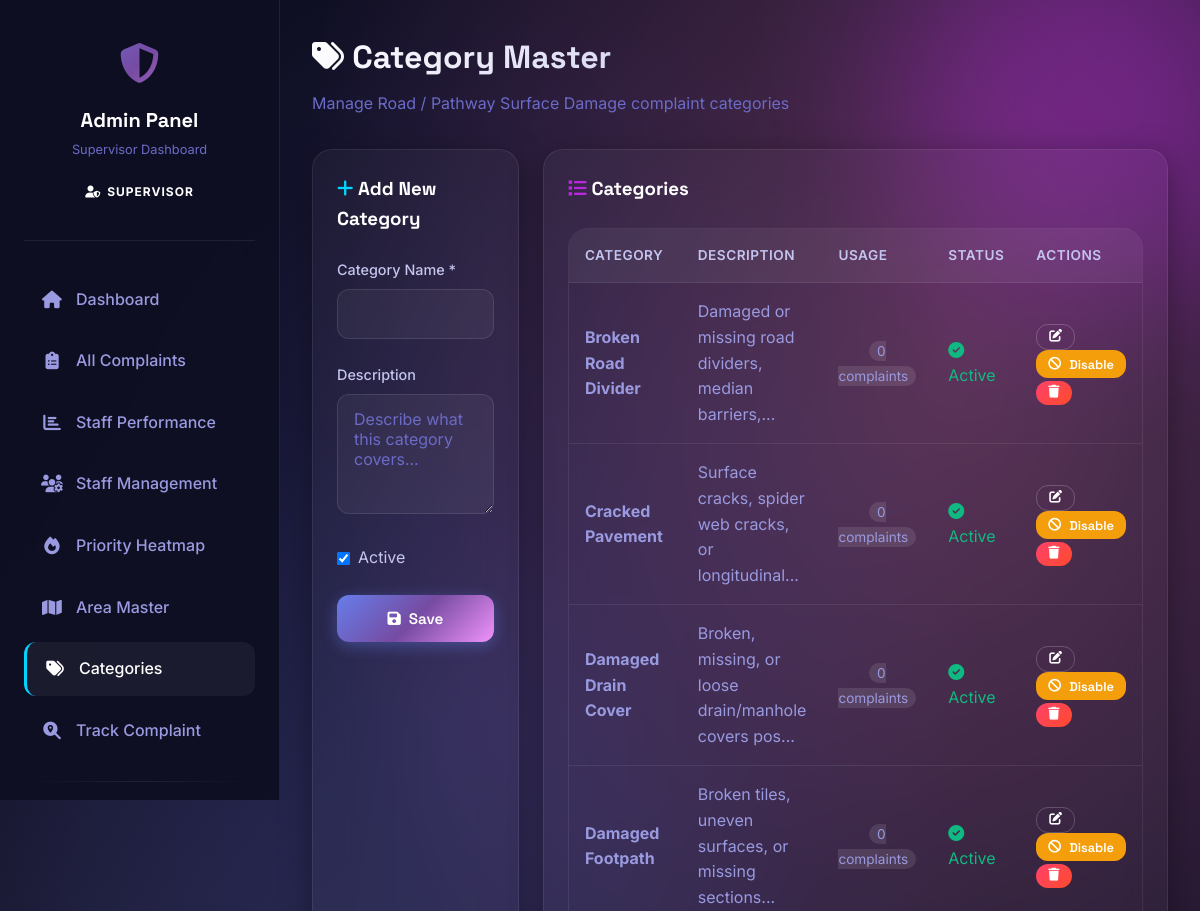
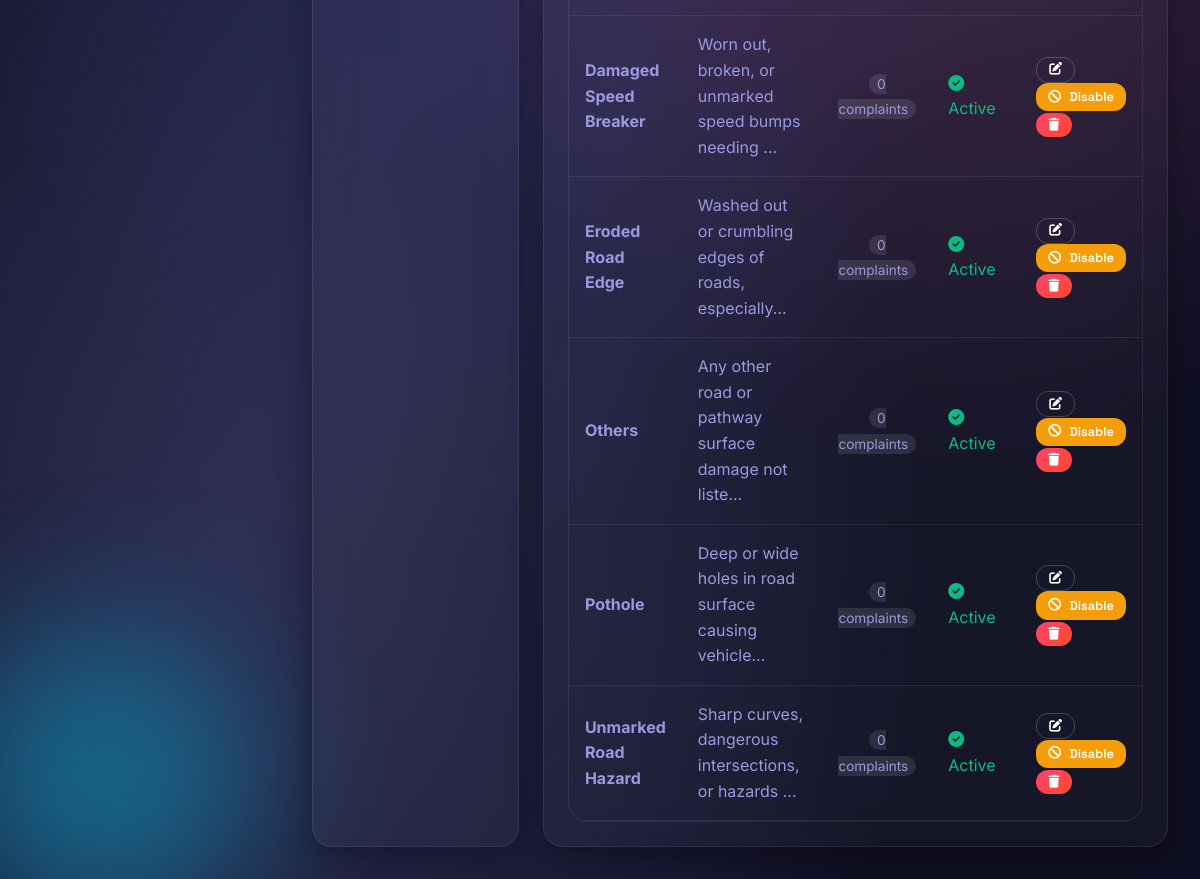
/category_master.php (signed in), run on the app's committed database (2 pictures, top to bottom).
### tables this page shows
CREATE TABLE complaint_categories (
    category_id INT AUTO_INCREMENT PRIMARY KEY,
    category_name VARCHAR(100) NOT NULL,
    description TEXT,
    is_active TINYINT(1) DEFAULT 1,
    created_at DATETIME DEFAULT CURRENT_TIMESTAMP,
    INDEX idx_active (is_active)
);

### category_master.php (the view, shortened to what this page needs)
<?php
require_once("config.php");
$categories = $conn->query("SELECT * FROM complaint_categories ORDER BY is_active DESC, category_name");
$usage = [];
$editCategory = null;
?>
<!DOCTYPE html>
<html lang="en">
<head>
    <link rel="stylesheet" href="assets/style.css">
    <link rel="stylesheet" href="https://cdnjs.cloudflare.com/ajax/libs/font-awesome/6.4.0/css/all.min.css">
</head>
<body>
    <div class="animated-bg"></div>
    <div class="orb orb-1"></div>
    <div class="orb orb-2"></div>
    <aside class="sidebar-premium">
        <div class="sidebar-header">
            <div class="sidebar-logo"><i class="fas fa-shield-alt"></i></div>
            <h2 class="sidebar-title">Admin Panel</h2>
            <p class="sidebar-subtitle">Supervisor Dashboard</p>
            <span class="role-badge role-supervisor" style="margin-top: 1rem;">
                <i class="fas fa-user-shield"></i> Supervisor
            </span>
        </div>
        <nav>
            <ul class="nav-menu">
                <li class="nav-item"><a href="admin.php" class="nav-link"><i class="fas fa-home"></i> Dashboard</a></li>
                <li class="nav-item"><a href="admin_complaints.php" class="nav-link"><i class="fas fa-clipboard-list"></i> All Complaints</a></li>
                <li class="nav-item"><a href="staff_performance.php" class="nav-link"><i class="fas fa-chart-bar"></i> Staff Performance</a></li>
                <li class="nav-item"><a href="staff_management.php" class="nav-link"><i class="fas fa-users-cog"></i> Staff Management</a></li>
                <li class="nav-item"><a href="heatmap.php" class="nav-link"><i class="fas fa-fire"></i> Priority Heatmap</a></li>
                <li class="nav-item"><a href="area_master.php" class="nav-link"><i class="fas fa-map"></i> Area Master</a></li>
                <li class="nav-item"><a href="category_master.php" class="nav-link active"><i class="fas fa-tags"></i> Categories</a></li>
                <li class="nav-item"><a href="track.php" class="nav-link"><i class="fas fa-search-location"></i> Track Complaint</a></li>
                <li class="divider"></li>
            </ul>
        </nav>
    </aside>
    <main class="main-content">
        <div class="page-header">
            <h1 class="page-title"><i class="fas fa-tags" style="color: var(--accent-orange);"></i> Category Master</h1>
            <p class="page-subtitle">Manage <?php echo DOMAIN_NAME; ?> complaint categories</p>
        </div>
        <div style="display: grid; grid-template-columns: 1fr 2fr; gap: 1.5rem;">
            <div class="glass-card" style="padding: 1.5rem;">
                <h3 style="font-family: var(--font-display); color: white; margin-bottom: 1.5rem;">
                    <i class="fas fa-<?php echo $editCategory ? 'edit' : 'plus'; ?>" style="color: var(--accent-cyan);"></i>
                    <?php echo $editCategory ? 'Edit Category' : 'Add New Category'; ?>
                </h3>
                <form method="POST">
                    <div class="form-group">
                        <label class="form-label">Category Name *</label>
                        <input type="text" name="category_name" class="form-control"
                            value="<?php echo $editCategory ? htmlspecialchars($editCategory['category_name']) : ''; ?>" required>
                    </div>
                    <div class="form-group">
                        <label class="form-label">Description</label>
                        <textarea name="description" class="form-control" rows="4" placeholder="Describe what this category covers..."><?php echo $editCategory ? htmlspecialchars($editCategory['description']) : ''; ?></textarea>
                    </div>
                    <div class="form-group">
                        <label style="display: flex; align-items: center; gap: 0.5rem; cursor: pointer;">
                            <input type="checkbox" name="is_active" value="1"
                                <?php echo (!$editCategory || $editCategory['is_active']) ? 'checked' : ''; ?>>
                            <span style="color: var(--primary-200);">Active</span>
                        </label>
                    </div>
                    <div style="display: flex; gap: 1rem;">
                        <button type="submit" name="save_category" class="btn btn-primary" style="flex: 1;">
                            <i class="fas fa-save"></i> <?php echo $editCategory ? 'Update' : 'Save'; ?>
                        </button>
                    </div>
                </form>
            </div>
            <div class="glass-card" style="padding: 1.5rem;">
                <h3 style="font-family: var(--font-display); color: white; margin-bottom: 1.5rem;">
                    <i class="fas fa-list" style="color: var(--accent-purple);"></i> Categories
                </h3>
                <div class="table-container">
                    <table class="data-table">
                        <thead>
                            <tr>
                                <th>Category</th>
                                <th>Description</th>
                                <th>Usage</th>
                                <th>Status</th>
                                <th>Actions</th>
                            </tr>
                        </thead>
                        <tbody>
                            <?php while($cat = $categories->fetch_assoc()):
                                $count = $usage[$cat['category_id']] ?? 0;
                            ?>
                            <tr>
                                <td><strong><?php echo htmlspecialchars($cat['category_name']); ?></strong></td>
                                <td style="max-width: 200px; overflow: hidden; text-overflow: ellipsis;">
                                    <?php echo $cat['description'] ? htmlspecialchars(substr($cat['description'], 0, 50)) . '...' : '-'; ?>
                                </td>
                                <td style="text-align: center;">
                                    <span style="background: rgba(255,255,255,0.1); padding: 2px 8px; border-radius: 10px; font-size: 0.85rem;">
                                        <?php echo $count; ?> complaints
                                    </span>
                                </td>
                                <td>
                                    <?php if($cat['is_active']): ?>
                                    <span style="color: #10b981;"><i class="fas fa-check-circle"></i> Active</span>
                                    <?php else: ?>
                                    <span style="color: var(--primary-400);"><i class="fas fa-times-circle"></i> Inactive</span>
                                    <?php endif; ?>
                                </td>
                                <td>
                                    <a href="?edit=<?php echo $cat['category_id']; ?>" class="btn btn-secondary" style="padding: 0.35rem 0.75rem; font-size: 0.8rem;">
                                        <i class="fas fa-edit"></i>
                                    </a>
                                    <form method="POST" style="display:inline" onsubmit="return confirm('<?php echo $cat['is_active'] ? 'Disable' : 'Enable'; ?> this category?')">
                                        <?php if($cat['is_active']): ?>
                                        <button type="submit" name="toggle_status" class="btn btn-warning" style="padding: 0.35rem 0.75rem; font-size: 0.8rem; background: #f59e0b; color: white;">
                                            <i class="fas fa-ban"></i> Disable
                                        </button>
                                        <?php else: ?>
                                        <button type="submit" name="toggle_status" class="btn btn-success" style="padding: 0.35rem 0.75rem; font-size: 0.8rem; background: #10b981; color: white;">
                                            <i class="fas fa-check"></i> Enable
                                        </button>
                                        <?php endif; ?>
                                    </form>
                                    <?php if($count == 0): ?>
                                    <a href="?delete=<?php echo $cat['category_id']; ?>" class="btn btn-danger" style="padding: 0.35rem 0.75rem; font-size: 0.8rem;"
                                       onclick="return confirm('Delete this category?')">
                                        <i class="fas fa-trash"></i>
                                    </a>
                                    <?php endif; ?>
                                </td>
                            </tr>
                            <?php endwhile; ?>
                        </tbody>
                    </table>
                </div>
            </div>
        </div>
    </main>
</body>
</html>

### data on the page
complaint_categories: category_name "Broken Road Divider", description "Damaged or missing road dividers, median barriers,", category_id "0", is_active 1 (drawn)
complaint_categories: category_name "Cracked Pavement", description "Surface cracks, spider web cracks, or longitudinal", category_id "0", is_active 1 (drawn)
complaint_categories: category_name "Damaged Drain Cover", description "Broken, missing, or loose drain/manhole covers pos", category_id "0", is_active 1 (drawn)
complaint_categories: category_name "Damaged Footpath", description "Broken tiles, uneven surfaces, or missing sections", category_id "0", is_active 1 (drawn)
complaint_categories: category_name "Damaged Speed Breaker", description "Worn out, broken, or unmarked speed bumps needing", category_id "0", is_active 1 (drawn)
complaint_categories: category_name "Eroded Road Edge", description "Washed out or crumbling edges of roads, especially", category_id "0", is_active 1 (drawn)
complaint_categories: category_name "Others", description "Any other road or pathway surface damage not liste", category_id "0", is_active 1 (drawn)
complaint_categories: category_name "Pothole", description "Deep or wide holes in road surface causing vehicle", category_id "0", is_active 1 (drawn)
complaint_categories: category_name "Unmarked Road Hazard", description "Sharp curves, dangerous intersections, or hazards", category_id "0", is_active 1 (drawn)

### other printed values
DOMAIN_NAME "Road / Pathway Surface Damage"
